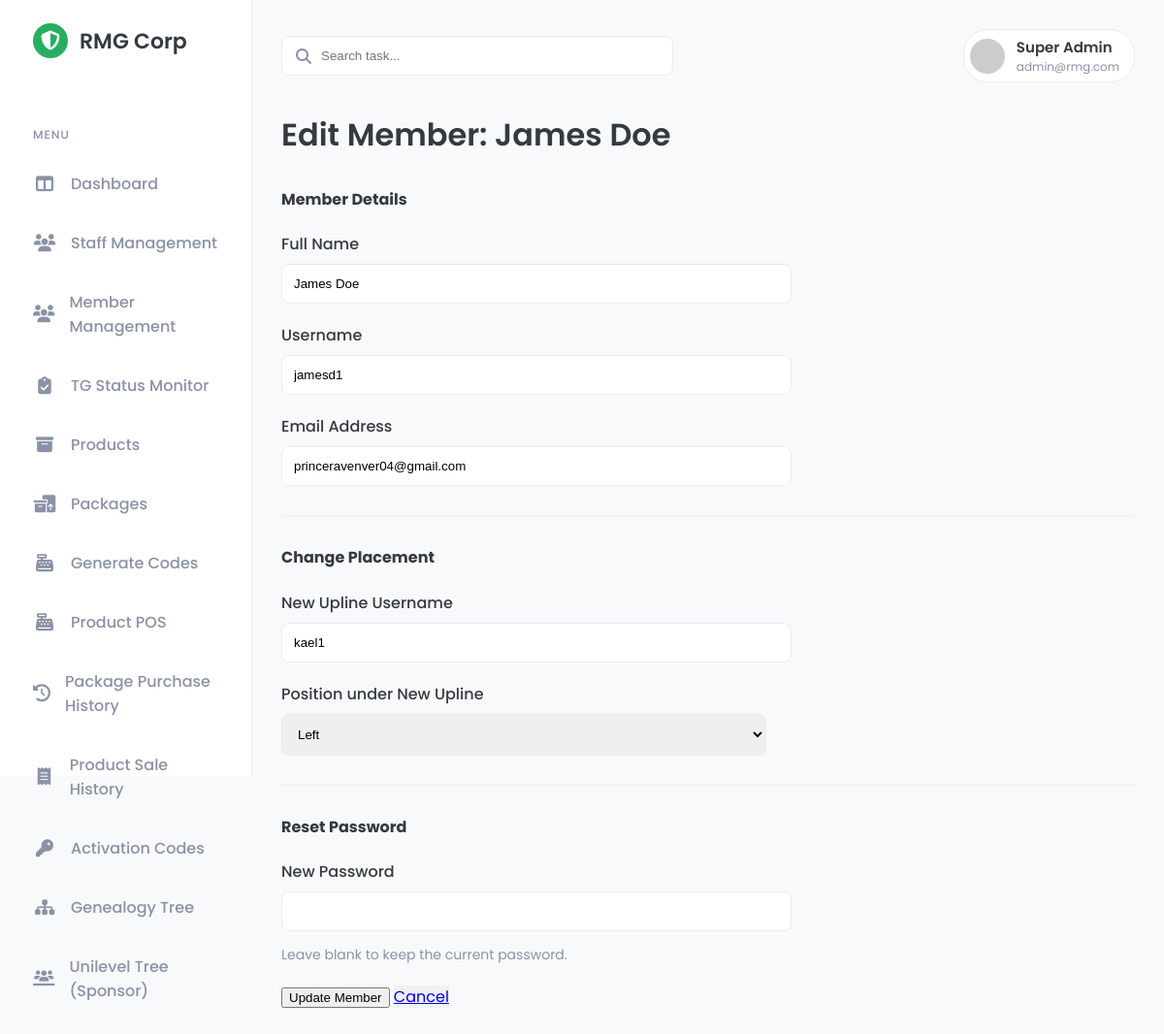
Screenshot of /public/admin/member_edit.php?id=35 (signed in) with the database file from the repository.
### tables this page shows
CREATE TABLE `genealogy_tree` (
  `id` bigint(20) UNSIGNED NOT NULL,
  `user_id` bigint(20) UNSIGNED NOT NULL,
  `sponsor_id` bigint(20) UNSIGNED NOT NULL,
  `upline_id` bigint(20) UNSIGNED NOT NULL,
  `position` enum('L','R') NOT NULL,
  `path` text DEFAULT NULL,
  `created_at` timestamp NULL DEFAULT current_timestamp()
);

CREATE TABLE `users` (
  `id` bigint(20) UNSIGNED NOT NULL,
  `name` varchar(255) NOT NULL,
  `email` varchar(255) NOT NULL,
  `username` varchar(50) DEFAULT NULL,
  `rank` varchar(50) NOT NULL DEFAULT 'Member',
  `account_type` varchar(50) NOT NULL DEFAULT 'Standard',
  `is_active` tinyint(1) NOT NULL DEFAULT 1,
  `is_tg_member` tinyint(1) NOT NULL DEFAULT 0,
  `total_pairs_earned` int(11) NOT NULL DEFAULT 0,
  `password` varchar(255) NOT NULL,
  `role` enum('admin','staff','member') NOT NULL,
  `created_at` timestamp NULL DEFAULT current_timestamp(),
  `updated_at` timestamp NULL DEFAULT current_timestamp() ON UPDATE current_timestamp()
);

### public/admin/member_edit.php (the view, shortened to what this page needs)
<?php
require_once '../../src/templates/admin_header.php';
require_once '../../src/includes/db_connect.php';
$member_id = isset($_GET['id']) ? (int)$_GET['id'] : 0;
$stmt = $mysqli->prepare("
    SELECT u.id, u.name, u.username, u.email, gt.upline_id, gt.position, up.username as upline_username
    FROM users u
    LEFT JOIN genealogy_tree gt ON u.id = gt.user_id
    LEFT JOIN users up ON gt.upline_id = up.id
    WHERE u.id = ? AND u.role = 'member'
");
$stmt->bind_param("i", $member_id);
$stmt->execute();
$member = $stmt->get_result()->fetch_assoc();
?>
<div class="content-header">
    <h2>Edit Member: <?php echo htmlspecialchars($member['name']); ?></h2>
</div>
<div class="card">
    <form action="handle_member_edit.php" method="POST">
        <h4>Member Details</h4>
        <div class="form-group">
            <label for="name">Full Name</label>
            <input type="text" id="name" name="name" value="<?php echo htmlspecialchars($member['name']); ?>" required>
        </div>
        <div class="form-group">
            <label for="username">Username</label>
            <input type="text" id="username" name="username" value="<?php echo htmlspecialchars($member['username']); ?>" required>
        </div>
        <div class="form-group">
            <label for="email">Email Address</label>
            <input type="email" id="email" name="email" value="<?php echo htmlspecialchars($member['email']); ?>" required>
        </div>
        <hr style="border:none; border-top: 1px solid #eee; margin: 30px 0;">
        <h4>Change Placement</h4>
        <div class="form-group">
            <label for="upline_username">New Upline Username</label>
            <input type="text" id="upline_username" name="upline_username" value="<?php echo htmlspecialchars($member['upline_username']); ?>">
        </div>
        <div class="form-group">
            <label for="position">Position under New Upline</label>
            <select id="position" name="position" required>
                <option value="L" <?php echo ($member['position'] === 'L') ? 'selected' : ''; ?>>Left</option>
            </select>
        </div>
        <hr style="border:none; border-top: 1px solid #eee; margin: 30px 0;">
        <h4>Reset Password</h4>
        <div class="form-group">
            <label for="password">New Password</label>
            <input type="password" id="password" name="password">
            <p class="password-note">Leave blank to keep the current password.</p>
        </div>
        <div class="form-actions" style="margin-top: 20px;">
            <button type="submit" class="btn btn-primary">Update Member</button>
            <a href="member_management.php" class="btn btn-secondary" style="background:#f1f1f1">Cancel</a>
        </div>
    </form>
</div>
<?php require_once '../../src/templates/admin_footer.php'; $mysqli->close(); ?>

### public/css/admin_style.css (style rules this page uses)
:root { --primary-color: #27ae60; --primary-color-light: #e9f7ef; --secondary-color: #2c3e50; --background-color: #f8f9fa; --card-bg: #ffffff; --text-color: #343a40; --text-muted: #8a92a6; --border-color: #e9ecef; --shadow: 0 4px 12px rgba(0, 0, 0, 0.05); }
body { font-family: 'Poppins', sans-serif; margin: 0; background-color: var(--background-color); color: var(--text-color); font-size: 16px; }
.content-header { margin-bottom: 30px; }
.content-header h2 { margin: 0; font-size: 32px; font-weight: 600; }

### public/admin/member_edit.php (style rules this page uses)
.form-group { margin-bottom: 20px; }
.form-group label { display: block; margin-bottom: 8px; font-weight: 500; }
.form-group input, .form-group select { width: 100%; max-width: 500px; padding: 12px; border-radius: 8px; border: 1px solid var(--border-color); }
.password-note { color: var(--text-muted); font-size: 14px; }

### rows the page displays
genealogy_tree: user.name "James Doe", name "James Doe", username "jamesd1", email "princeravenver04@gmail.com", upline_username "kael1", position "Left"

### other values shown
$_SESSION['user_name'] "Super Admin"
